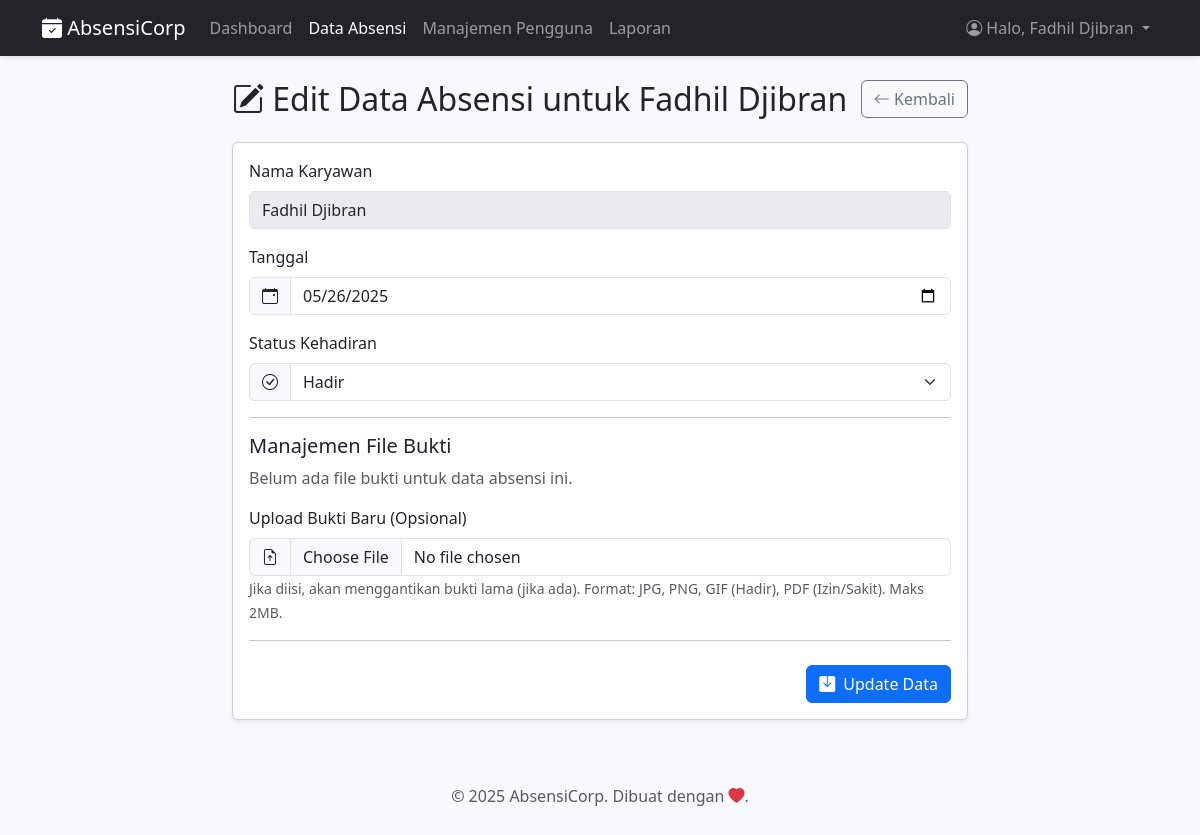
Page /pages/edit.php?id=125 (signed in) on the committed database.
### tables this page shows
CREATE TABLE `absensi` (
  `id` int(11) NOT NULL,
  `user_id` int(11) NOT NULL,
  `nama` varchar(100) NOT NULL,
  `tanggal` date NOT NULL,
  `status` enum('Hadir','Izin','Sakit','Alpha') NOT NULL
);

CREATE TABLE `users` (
  `id` int(11) NOT NULL,
  `username` varchar(50) NOT NULL,
  `password` varchar(255) NOT NULL,
  `role` varchar(255) NOT NULL DEFAULT 'karyawan'
);

### pages/edit.php (the view, shortened to what this page needs)
<?php
require_once '../config/config.php';
$id = (int)$_GET['id'];
$page_title = "Edit Data Absensi";
$stmt_select = $conn->prepare("SELECT absensi.*, users.username FROM absensi LEFT JOIN users ON absensi.user_id = users.id WHERE absensi.id = ?");
$stmt_select->bind_param("i", $id);
$stmt_select->execute();
$result_select = $stmt_select->get_result();
$data_absensi = $result_select->fetch_assoc();
$nama_karyawan_db = $data_absensi['username'] ?? $data_absensi['nama'];
$tanggal_absensi_db = $data_absensi['tanggal'];
$status_absensi_db = $data_absensi['status'];
$file_bukti_db = $data_absensi['file_bukti'];
include '../includes/header.php';
?>
<div class="row justify-content-center">
    <div class="col-md-8">
        <div class="d-flex justify-content-between align-items-center mb-4">
            <h2 class="m-0"><i class="bi bi-pencil-square"></i> <?php echo htmlspecialchars($page_title); ?> untuk <?php echo htmlspecialchars($nama_karyawan_db); ?></h2>
            <a href="index.php" class="btn btn-outline-secondary"><i class="bi bi-arrow-left"></i> Kembali</a>
        </div>
        <div class="card shadow-sm">
            <div class="card-body">
                <form method="POST" action="edit.php?id=<?php echo $id; ?>" enctype="multipart/form-data">
                    <div class="mb-3">
                        <label class="form-label">Nama Karyawan</label>
                        <input type="text" class="form-control" value="<?php echo htmlspecialchars($nama_karyawan_db); ?>" disabled readonly>
                    </div>
                    <div class="mb-3">
                        <label for="tanggal" class="form-label">Tanggal</label>
                        <div class="input-group">
                            <span class="input-group-text"><i class="bi bi-calendar-event"></i></span>
                            <input type="date" class="form-control" id="tanggal" name="tanggal" value="<?php echo htmlspecialchars($tanggal_absensi_db); ?>" required>
                        </div>
                    </div>
                    <div class="mb-3">
                        <label for="status" class="form-label">Status Kehadiran</label>
                        <div class="input-group">
                            <span class="input-group-text"><i class="bi bi-check-circle"></i></span>
                            <select name="status" id="status" class="form-select" required>
                                <option value="Hadir" <?php echo ($status_absensi_db == 'Hadir') ? 'selected' : ''; ?>>Hadir</option>
                            </select>
                        </div>
                    </div>
                    <hr>
                    <h5 class="mt-3">Manajemen File Bukti</h5>
                    <?php if (!empty($file_bukti_db)): ?>
                        <div class="mb-3">
                            <label class="form-label">Bukti Saat Ini:</label>
                            <?php
                                $path_bukti_saat_ini = '';
                                if ($status_absensi_db == 'Hadir') {
                                    $path_bukti_saat_ini = "../uploads/kehadiran/" . htmlspecialchars($file_bukti_db);
                                } elseif (in_array($status_absensi_db, ['Izin', 'Sakit'])) {
                                    $path_bukti_saat_ini = "../uploads/dokumen_izin_sakit/" . htmlspecialchars($file_bukti_db);
                                }
                            ?>
                            <p>
                                <a href="<?php echo $path_bukti_saat_ini; ?>" target="_blank"><?php echo htmlspecialchars($file_bukti_db); ?></a>
                            </p>
                            <div class="form-check">
                                <input class="form-check-input" type="checkbox" name="hapus_bukti_saat_ini" value="1" id="hapusBuktiCheck">
                                <label class="form-check-label text-danger" for="hapusBuktiCheck">
                                    Hapus bukti saat ini (centang lalu simpan tanpa upload baru).
                                </label>
                            </div>
                        </div>
                    <?php else: ?>
                        <p class="text-muted">Belum ada file bukti untuk data absensi ini.</p>
                    <?php endif; ?>
                    <div class="mb-3">
                        <label for="file_bukti_baru" class="form-label">Upload Bukti Baru (Opsional)</label>
                        <div class="input-group">
                            <span class="input-group-text"><i class="bi bi-file-earmark-arrow-up"></i></span>
                            <input type="file" class="form-control" id="file_bukti_baru" name="file_bukti_baru" accept=".jpg, .jpeg, .png, .pdf, image/gif">
                        </div>
                        <small class="form-text text-muted">Jika diisi, akan menggantikan bukti lama (jika ada). Format: JPG, PNG, GIF (Hadir), PDF (Izin/Sakit). Maks 2MB.</small>
                    </div>
                    <hr>
                    <div class="text-end mt-4">
                        <button type="submit" name="update" class="btn btn-primary"><i class="bi bi-save-fill me-2"></i>Update Data</button>
                    </div>
                </form>
            </div>
        </div>
    </div>
</div>
<?php
include '../includes/footer.php';
?>

### includes/header.php (style rules this page uses)
body { background-color: #f8f9fa; }

### rows in the picture
absensi: user.username "Fadhil Djibran", tanggal "05/26/2025", status "Hadir"

### other values in the picture
$_SESSION['username'] "Fadhil Djibran"
$page_title "Edit Data Absensi"
